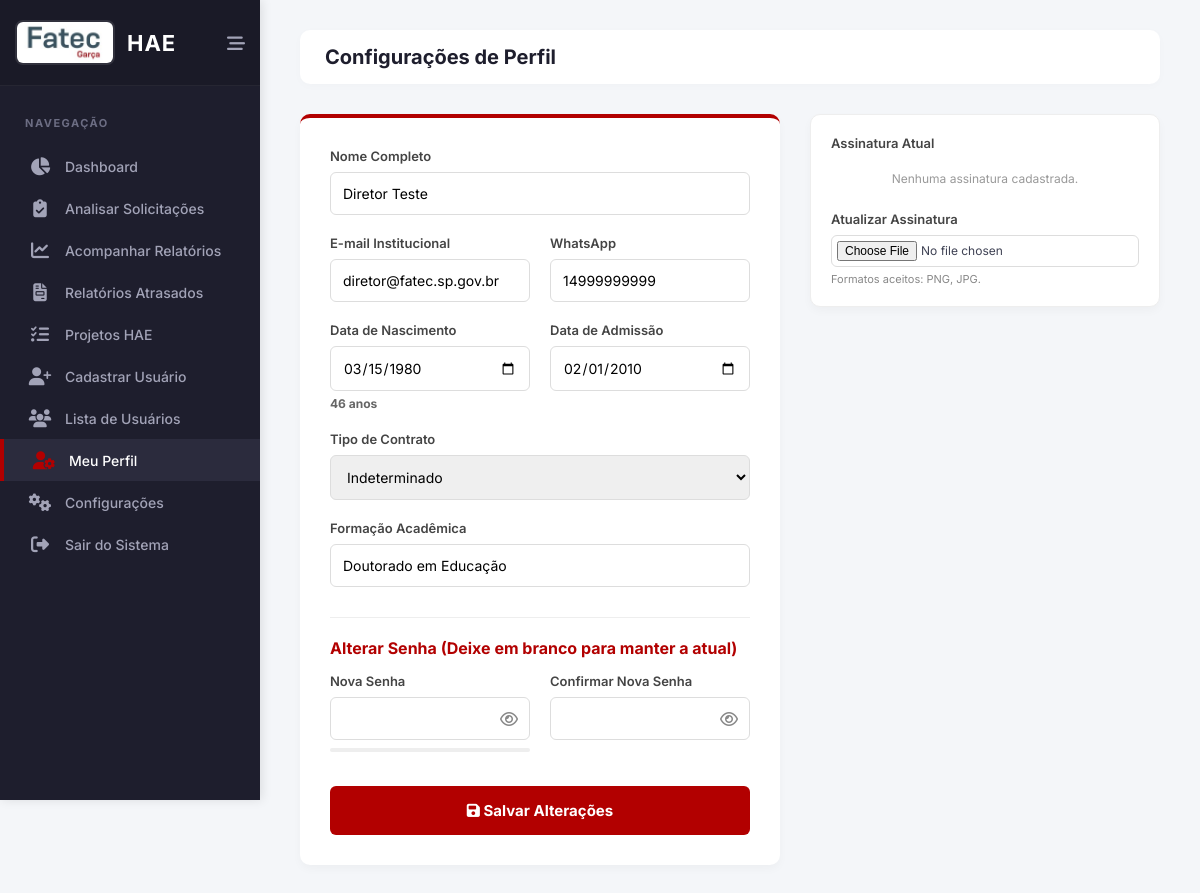
Page /perfil.php (signed in) on the earlier database version.
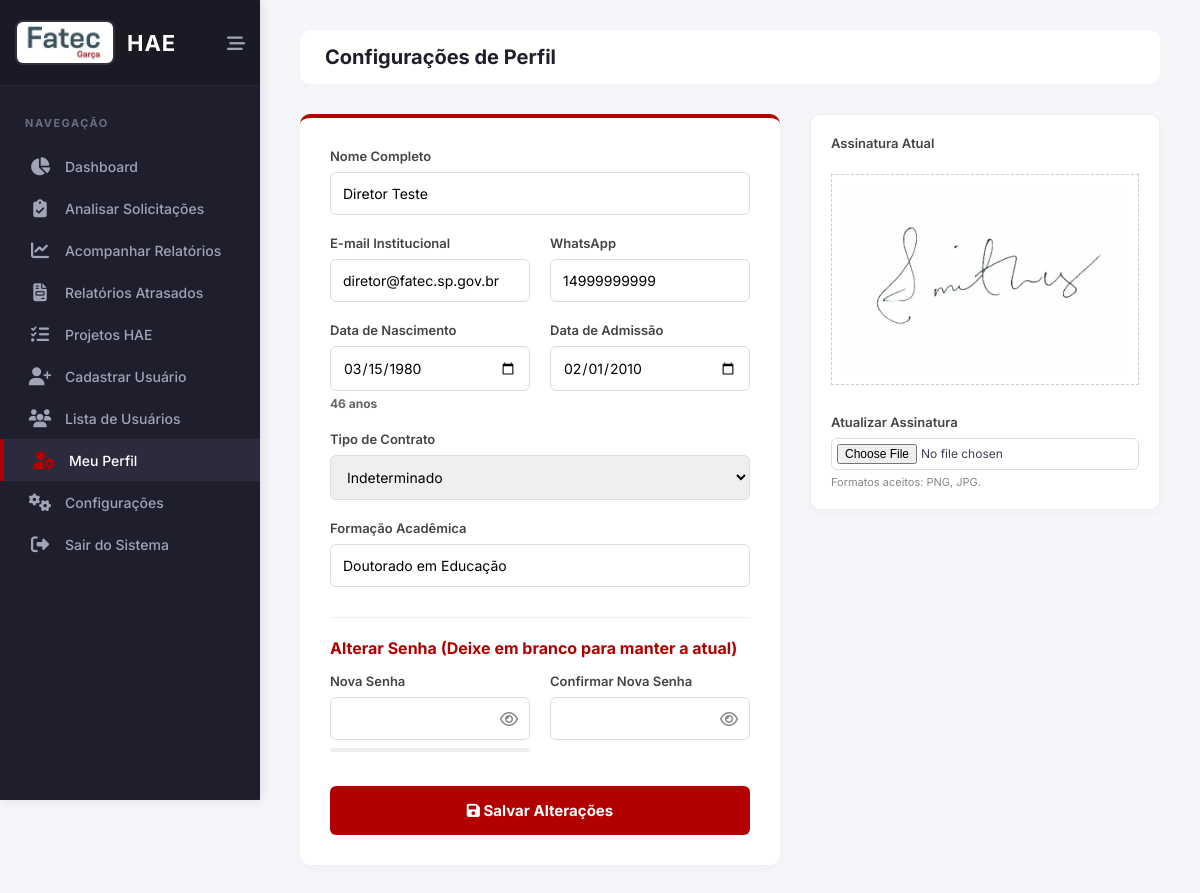
Same page on the later database version.
### tables this page shows
CREATE TABLE `usuarios` (
  `id` int(11) NOT NULL,
  `nome` varchar(100) NOT NULL,
  `email` varchar(100) NOT NULL,
  `telefone_whatsapp` varchar(20) DEFAULT NULL,
  `funcao` enum('Professor','Coordenador','Diretor') NOT NULL,
  `data_nascimento` date DEFAULT NULL,
  `data_admissao` date DEFAULT NULL,
  `tipo_contrato` enum('Determinado','Indeterminado') DEFAULT NULL,
  `formacao_academica` text DEFAULT NULL,
  `assinatura_path` varchar(255) DEFAULT NULL,
  `senha` varchar(255) NOT NULL,
  `primeiro_acesso` tinyint(1) DEFAULT 1
);

### perfil.php (the view, shortened to what the changed rows need)
<?php
require 'config/conexao.php';
$usuario_id = $_SESSION['usuario_id'];
$stmt = $pdo->prepare("SELECT * FROM usuarios WHERE id = ?");
$stmt->execute([$usuario_id]);
$user = $stmt->fetch(PDO::FETCH_ASSOC);
?>
<!DOCTYPE html>
<html lang="pt-BR">
<head>
    <link rel="stylesheet" href="assets/css/painel.css">
    <link rel="stylesheet" href="https://cdnjs.cloudflare.com/ajax/libs/font-awesome/6.4.0/css/all.min.css">
</head>
<body>
    <aside class="sidebar" id="sidebar">
        <div class="sidebar-header">
            <a href="painel.php" class="brand">
                <h2 class="brand-text">HAE</h2>
            </a>
        </div>
    </aside>
    <main class="main-content">
        <header class="header">
            <div class="header-top">
                <h1>Configurações de Perfil</h1>
            </div>
        </header>
        <form method="POST" enctype="multipart/form-data" id="perfil-form" autocomplete="off">
            <div class="perfil-container">
                <div class="form-card">
                    <div class="grid">
                        <div class="full">
                            <label>Nome Completo</label>
                            <input type="text" name="nome" value="<?php echo htmlspecialchars($user['nome']); ?>"
                                required>
                        </div>
                        <div>
                            <label>E-mail Institucional</label>
                            <input type="email" name="email" value="<?php echo htmlspecialchars($user['email']); ?>"
                                required>
                        </div>
                        <div>
                            <label>WhatsApp</label>
                            <input type="text" name="whatsapp" id="whatsapp"
                                value="<?php echo htmlspecialchars($user['telefone_whatsapp']); ?>" required>
                        </div>
                        <div>
                            <label>Data de Nascimento</label>
                            <input type="date" name="data_nascimento" id="data_nascimento"
                                value="<?php echo $user['data_nascimento']; ?>" required
                                oninput="calculateAge(this.value)">
                            <span id="idade-display" class="idade-info"></span>
                        </div>
                        <div>
                            <label>Data de Admissão</label>
                            <input type="date" name="data_admissao" value="<?php echo $user['data_admissao']; ?>"
                                required>
                        </div>
                        <div class="full">
                            <label>Tipo de Contrato</label>
                            <select name="tipo_contrato" required>
                                <option value="Indeterminado" <?php echo ($user['tipo_contrato'] == 'Indeterminado') ? 'selected' : ''; ?>>Indeterminado</option>
                            </select>
                        </div>
                        <div class="full">
                            <label>Formação Acadêmica</label>
                            <input type="text" name="formacao_academica"
                                value="<?php echo htmlspecialchars($user['formacao_academica']); ?>" required>
                        </div>
                    </div>
                </div>
                <div class="signature-column">
                    <div class="signature-preview">
                        <label style="text-align: left;">Assinatura Atual</label>
                        <?php if ($user['assinatura_path']): ?>
                            <img src="<?php echo $user['assinatura_path']; ?>" alt="Assinatura">
                        <?php else: ?>
                            <p style="font-size: 12px; color: #999; margin: 20px 0;">Nenhuma assinatura cadastrada.</p>
                        <?php endif; ?>
                        <div style="margin-top: 25px; text-align: left;">
                            <label>Atualizar Assinatura</label>
                            <input type="file" name="assinatura" style="padding: 5px; font-size: 12px; width: 100%;">
                            <p style="font-size: 11px; color: #888; margin-top: 5px;">Formatos aceitos: PNG, JPG.</p>
                        </div>
                    </div>
                </div>
            </div>
        </form>
    </main>
</body>
</html>

Differences in the rows shown:
changed usuarios "Diretor Teste": assinatura_path: picture added
Other differences:
text no longer shown: "Nenhuma assinatura cadastrada."
